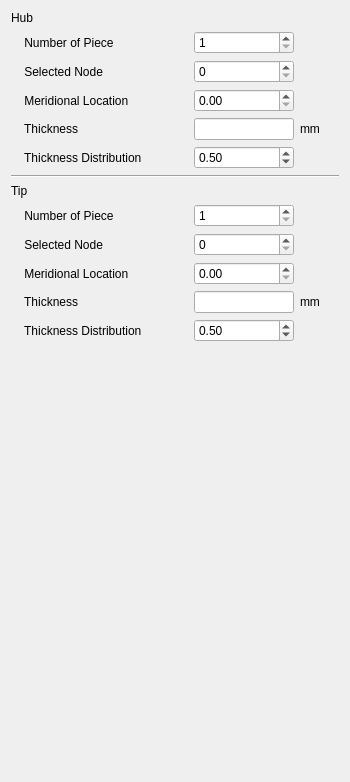
     <widget class="QWidget" name="page_thickness">
      <property name="geometry">
       <rect>
        <x>0</x>
        <y>0</y>
        <width>350</width>
        <height>782</height>
       </rect>
      </property>
      <attribute name="label">
       <string>Blade Thickness</string>
      </attribute>
      <layout class="QGridLayout" name="gridLayout_2">
       <item row="3" column="2">
        <widget class="QDoubleSpinBox" name="doubleSpinBox_hub_loc">
         <property name="readOnly">
          <bool>false</bool>
         </property>
         <property name="maximum">
          <double>1.000000000000000</double>
         </property>
         <property name="singleStep">
          <double>0.010000000000000</double>
         </property>
         <property name="value">
          <double>0.000000000000000</double>
         </property>
        </widget>
       </item>
       <item row="3" column="0">
        <widget class="QLabel" name="label_36">
         <property name="text">
          <string>    Meridional Location</string>
         </property>
        </widget>
       </item>
       <item row="13" column="0">
        <widget class="QLabel" name="label_45">
         <property name="text">
          <string>    Thickness</string>
         </property>
        </widget>
       </item>
       <item row="4" column="2">
        <widget class="QLineEdit" name="lineEdit_hub_thickness">
         <property name="sizePolicy">
          <sizepolicy hsizetype="Maximum" vsizetype="Fixed">
           <horstretch>0</horstretch>
           <verstretch>0</verstretch>
          </sizepolicy>
         </property>
         <property name="maximumSize">
          <size>
           <width>100</width>
           <height>16777215</height>
          </size>
         </property>
        </widget>
       </item>
       <item row="1" column="2">
        <widget class="QDoubleSpinBox" name="doubleSpinBox_hub_piece">
         <property name="decimals">
          <number>0</number>
         </property>
         <property name="minimum">
          <double>1.000000000000000</double>
         </property>
         <property name="value">
          <double>1.000000000000000</double>
         </property>
        </widget>
       </item>
       <item row="15" column="1">
        <spacer name="verticalSpacer_5">
         <property name="orientation">
          <enum>Qt::Vertical</enum>
         </property>
         <property name="sizeHint" stdset="0">
          <size>
           <width>20</width>
           <height>40</height>
          </size>
         </property>
        </spacer>
       </item>
       <item row="2" column="0">
        <widget class="QLabel" name="label_19">
         <property name="text">
          <string>    Selected Node</string>
         </property>
        </widget>
       </item>
       <item row="5" column="2">
        <widget class="QDoubleSpinBox" name="doubleSpinBox_hub_dist">
         <property name="maximum">
          <double>1.000000000000000</double>
         </property>
         <property name="singleStep">
          <double>0.010000000000000</double>
         </property>
         <property name="value">
          <double>0.500000000000000</double>
         </property>
        </widget>
       </item>
       <item row="5" column="0">
        <widget class="QLabel" name="label_33">
         <property name="text">
          <string>    Thickness Distribution</string>
         </property>
        </widget>
       </item>
       <item row="4" column="0">
        <widget class="QLabel" name="label_40">
         <property name="text">
          <string>    Thickness</string>
         </property>
        </widget>
       </item>
       <item row="0" column="0">
        <widget class="QLabel" name="label_16">
         <property name="text">
          <string>Hub</string>
         </property>
        </widget>
       </item>
       <item row="1" column="0">
        <widget class="QLabel" name="label_12">
         <property name="text">
          <string>    Number of Piece</string>
         </property>
        </widget>
       </item>
       <item row="4" column="3">
        <widget class="QLabel" name="label_43">
         <property name="text">
          <string>mm</string>
         </property>
        </widget>
       </item>
       <item row="9" column="0">
        <widget class="QLabel" name="label_17">
         <property name="text">
          <string>Tip</string>
         </property>
        </widget>
       </item>
       <item row="8" column="0" colspan="4">
        <widget class="Line" name="line_3">
         <property name="orientation">
          <enum>Qt::Horizontal</enum>
         </property>
        </widget>
       </item>
       <item row="2" column="2">
        <widget class="QDoubleSpinBox" name="doubleSpinBox_hub_node">
         <property name="decimals">
          <number>0</number>
         </property>
         <property name="value">
          <double>0.000000000000000</double>
         </property>
        </widget>
       </item>
       <item row="10" column="0">
        <widget class="QLabel" name="label_18">
         <property name="text">
          <string>    Number of Piece</string>
         </property>
        </widget>
       </item>
       <item row="12" column="0">
        <widget class="QLabel" name="label_37">
         <property name="text">
          <string>    Meridional Location</string>
         </property>
        </widget>
       </item>
       <item row="11" column="0">
        <widget class="QLabel" name="label_13">
         <property name="text">
          <string>    Selected Node</string>
         </property>
        </widget>
       </item>
       <item row="14" column="0">
        <widget class="QLabel" name="label_38">
         <property name="text">
          <string>    Thickness Distribution</string>
         </property>
        </widget>
       </item>
       <item row="10" column="2">
        <widget class="QDoubleSpinBox" name="doubleSpinBox_tip_piece">
         <property name="decimals">
          <number>0</number>
         </property>
         <property name="minimum">
          <double>1.000000000000000</double>
         </property>
         <property name="value">
          <double>1.000000000000000</double>
         </property>
        </widget>
       </item>
       <item row="11" column="2">
        <widget class="QDoubleSpinBox" name="doubleSpinBox_tip_node">
         <property name="decimals">
          <number>0</number>
         </property>
        </widget>
       </item>
       <item row="12" column="2">
        <widget class="QDoubleSpinBox" name="doubleSpinBox_tip_loc">
         <property name="maximum">
          <double>1.000000000000000</double>
         </property>
         <property name="singleStep">
          <double>0.010000000000000</double>
         </property>
         <property name="value">
          <double>0.000000000000000</double>
         </property>
        </widget>
       </item>
       <item row="13" column="2">
        <widget class="QLineEdit" name="lineEdit_tip_thickness">
         <property name="sizePolicy">
          <sizepolicy hsizetype="Maximum" vsizetype="Fixed">
           <horstretch>0</horstretch>
           <verstretch>0</verstretch>
          </sizepolicy>
         </property>
         <property name="maximumSize">
          <size>
           <width>100</width>
           <height>16777215</height>
          </size>
         </property>
        </widget>
       </item>
       <item row="14" column="2">
        <widget class="QDoubleSpinBox" name="doubleSpinBox_tip_dist">
         <property name="maximum">
          <double>1.000000000000000</double>
         </property>
         <property name="singleStep">
          <double>0.010000000000000</double>
         </property>
         <property name="value">
          <double>0.500000000000000</double>
         </property>
        </widget>
       </item>
       <item row="13" column="3">
        <widget class="QLabel" name="label_47">
         <property name="text">
          <string>mm</string>
         </property>
        </widget>
       </item>
      </layout>
     </widget>
